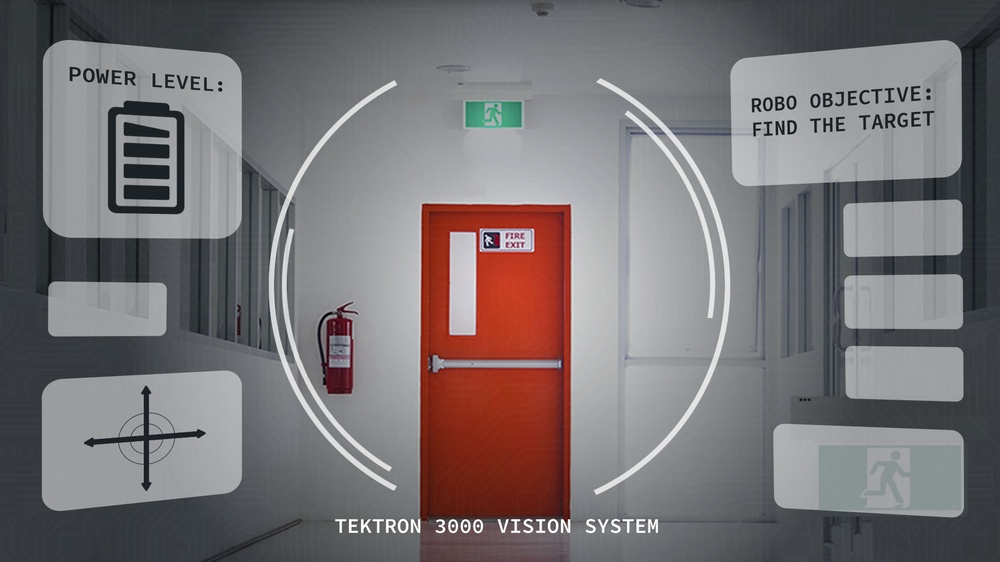
#> input picture RoboticsSoftEng/Preview/Lesson-2/12-ColorFilters/challenge-03c-t2.jpg, 1000 x 562 px, shrunk from 1920 x 1080 before the run
$ python RedDoorFilter.py
#> lines starting #> are read from the running program, lines starting #| are printed output that depends on the picture; after the words box and inside, x2 and y2 are one past the last pixel; in counts of white or black regions, pixels touching at a corner belong together
"""
    The code to filter for a red door
"""

import cv2
import numpy as np

frame = cv2.imread("challenge-03c-t2.jpg")              # import image
#> frame is the input picture: shape (562, 1000, 3); mean B, G, R 116, 114, 119.4

# print (frame.shape)
hsv = cv2.cvtColor(frame, cv2.COLOR_BGR2HSV)            # applied hsv to change color intensitivity
#> hsv: shape (562, 1000, 3); mean H, S, V 100.7, 32.1, 125.1

# modify the upper and lower bounds of the filter
# to alter the filter Tektron3000.
lower_red = np.array([0, 150, 50])
upper_red = np.array([255, 255, 180])

mask = cv2.inRange(hsv, lower_red, upper_red)           # creates b&w filter mask using defined color ranges
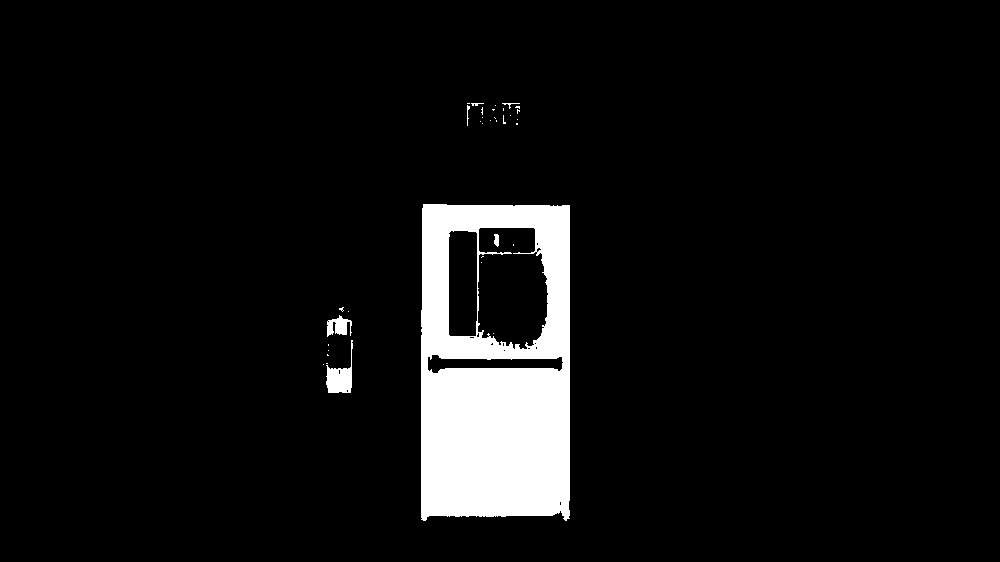
#> mask: shape (562, 1000); 6.4% white; 35 white regions (28 under 20 px), largest, box (x1, y1, x2, y2) and area: (421, 204, 570, 521) 34897, (326, 340, 353, 393) 646, (327, 315, 352, 337) 324
res = cv2.bitwise_and(frame, frame, mask=mask)          # filter original image with mask
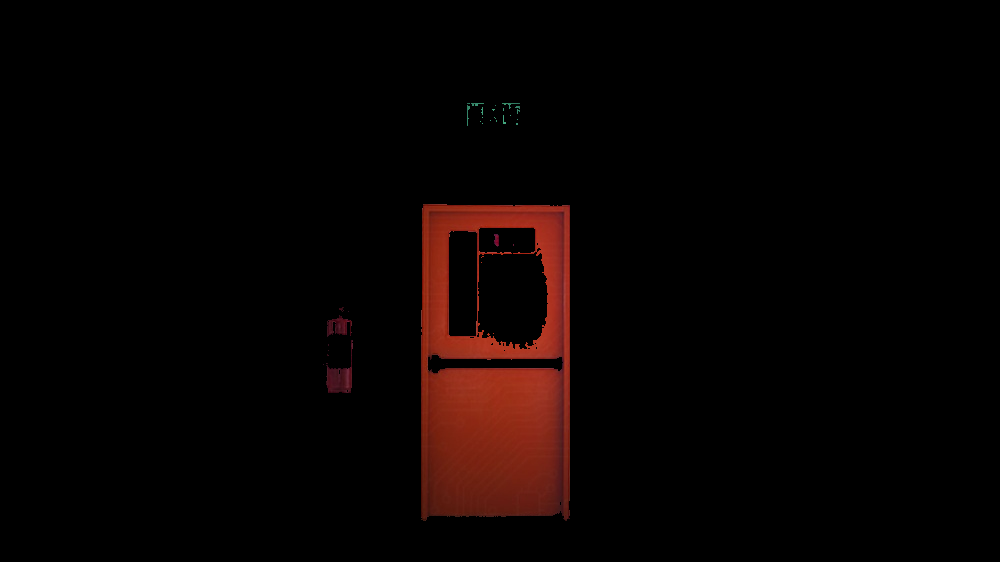
#> res: shape (562, 1000, 3); mean B, G, R 1.6, 2.6, 8.5
print(res.shape)
#| (562, 1000, 3)

cv2.imshow('frame', frame)                              # show original image
cv2.imshow('mask', mask)                                # show mask
cv2.imshow('res', res)                                  # show image filtered with mask
cv2.waitKey(0)                                          # keep images on the screen
cv2.destroyAllWindows()
